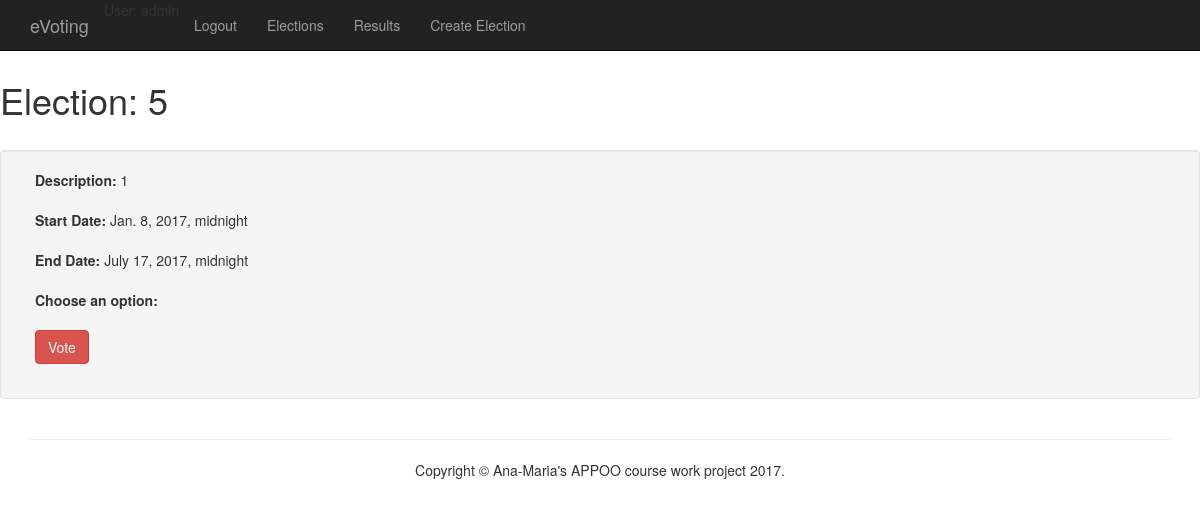
/election/1 (signed in), run on an earlier commit of the app's database.
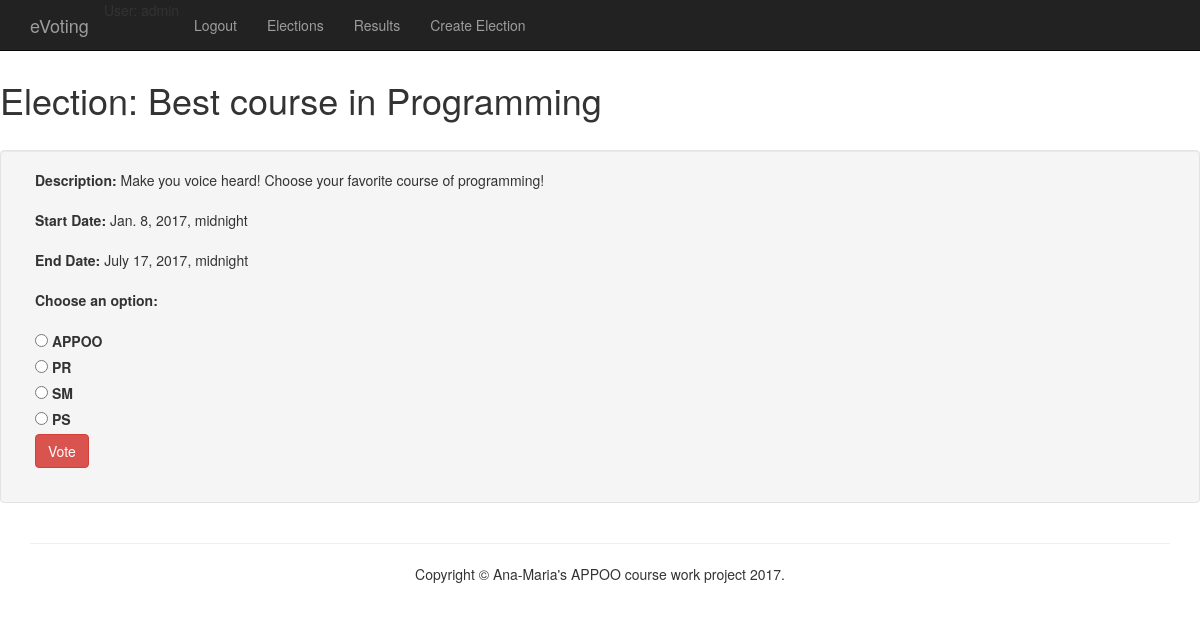
And on a later commit of the database.
### election/models.py (models this page shows)
class Election(models.Model):
    STATUS_CHOICES =(
        (0, 'Open'),
        (1, 'Close'),
        (2, 'Canceled'),
        (3, 'Disqualified ')
    )
    name = models.CharField(max_length=255) #default 5
    description = models.TextField(max_length=512) #default 1?
    startDate = models.DateTimeField()
    endDate = models.DateTimeField()
    status = models.IntegerField(choices=STATUS_CHOICES)
    group = models.ForeignKey(Group)

class ElectionChoices(models.Model):
    election = models.ForeignKey(Election)  # specify model
    optionName = models.CharField(max_length=255)
    votes = models.IntegerField(default=0) #used to count the votes for a certain option

### election/views.py (the view, shortened to what this page needs)
# urls.py: url(r'^election/(?P<pk>\d+)$', ElectionDetail.as_view(), name='election-detail'),
class ElectionDetail(LoginRequiredMixin, View):
    def get(self, request, pk):
        election_id = Election.objects.get(pk=pk)
        return render(request, 'election/election_detail.html', {'election':election_id})
    '''
    def vote(self, request, pk):
        e = get_object_or_404(Election, pk=pk)
        try:
            selected_choice = e.electionchoices_set.get(pk=request.POST['choice'])
        except (KeyError, ElectionChoices.DoesNotExist):
            # Redisplay the poll voting form.

            return render_to_response('election/election_detail.html', {
                'election': e,
                'error_message': "You didn't select a choice.",
            }, context_instance=RequestContext(request))
        else:
            selected_choice.votes += 1
            selected_choice.save()
            # Always return an HttpResponseRedirect after successfully dealing
            # with POST data. This prevents data from being posted twice if a
            # user hits the Back button.
            return HttpResponseRedirect(reverse('results/', args=(e.id,)))
        '''

### templates/election/election_detail.html (shortened to what this page needs)
{% extends 'base.html' %}
{% block content %}
    <br>
    <br>
    <br>
  <h1>Election: {{ election.name }}</h1>
    <br>
    <div class="well">
    <form role="form" class="clearfix">
        <div class="col-md-12 form-group">
            <label>   Description:</label>
        {{ election.description }}
        </div>
        <div class="col-md-12 form-group">
        <label >Start Date:</label>
        {{ election.startDate }}
    </div>
    <div class="col-md-12 form-group">
        <label >End Date:</label>
        {{ election.endDate }}
    </div>
    <div class="col-md-12 form-group text-left"><label>Choose an option:</label></div>
    <div class="col-md-12 form-group text-left">
        <form action="{% url 'election:success-vote' %}" method="post">
    {% for electionchoices in election.electionchoices_set.all %}
    <input type="radio" name="choice" id="choice{{ forloop.counter }}" value="{{ choices.id }}" />
        <label for="choices{{ forloop.counter }}">{{ electionchoices.optionName }}</label><br />
    {% endfor %}
            <input type="submit" value="Vote" class="btn btn-danger" />
        </form>
    </div>
    </form>
    </div>
{% endblock %}

### templates/base.html (shortened to what this page needs)
<!DOCTYPE html>
<html lang="en">
<head>
</head>
<body >
    {% block navigation_menu %}
        {% include 'partials/navigation_menu.html' %}
    {% endblock %}
    {% block content %}
    {% endblock %}
    {% block footer %}
        <footer>
    <div class="container">
        <hr />
        <p class="text-center">Copyright © Ana-Maria's APPOO course work project 2017.</p>
    </div>
</footer>
    {% endblock %}
</body>
</html>

### templates/partials/navigation_menu.html (shortened to what this page needs)
{% load bootstrap3 %}
{% bootstrap_css %}
<header class="navbar navbar-inverse navbar-fixed-top bs-docs-nav" role="banner">
    <div class="container">
        <div class="navbar-header">
            <a href="/home" class="navbar-brand">eVoting</a>
        </div>
        <nav class="collapse navbar-collapse bs-navbar-collapse" role="navigation">
<ul class="nav navbar-nav">
    {% if user.is_authenticated %}
     <li>User: {{ user.get_username }}</li>
     <li><a href="{% url 'logout'%}?next={{request.path}}">Logout</a></li>
   {% else %}
     <li><a href="{% url 'login'%}?next={{request.path}}">Login</a></li>
   {% endif %}
    <li>
        <a href="{% url 'election:election-name' %}">Elections</a>
    </li>
    <li>
        <a href="{% url 'election:results' %}">Results</a>
    </li>
    {% if user.role == 2 %}
    <li>
        <a href="{% url 'election:create-election' %}">Create Election</a>
    </li> {% endif %}
</ul>
        </nav>
    </div>
</header>

What changed in the data, as far as the page shows it:
changed Election: name "5" → "Best course in Programming"; description "1" → "Make you voice heard! Choose your favorite course of programming!"
added ElectionChoices: optionName "APPOO"
added ElectionChoices: optionName "PR"
added ElectionChoices: optionName "SM"
added ElectionChoices: optionName "PS"
